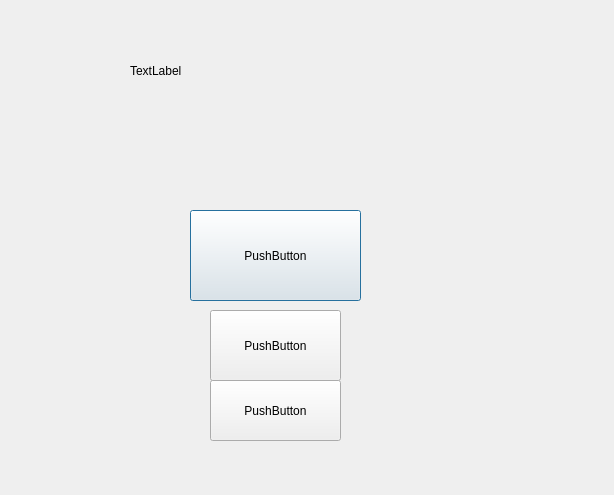
<?xml version="1.0" encoding="UTF-8"?>
<ui version="4.0">
 <class>levels</class>
 <widget class="QDialog" name="levels">
  <property name="geometry">
   <rect>
    <x>0</x>
    <y>0</y>
    <width>614</width>
    <height>495</height>
   </rect>
  </property>
  <property name="windowTitle">
   <string>Dialog</string>
  </property>
  <widget class="QPushButton" name="pushButton">
   <property name="geometry">
    <rect>
     <x>190</x>
     <y>210</y>
     <width>171</width>
     <height>91</height>
    </rect>
   </property>
   <property name="text">
    <string>PushButton</string>
   </property>
  </widget>
  <widget class="QLabel" name="label">
   <property name="geometry">
    <rect>
     <x>130</x>
     <y>20</y>
     <width>321</width>
     <height>101</height>
    </rect>
   </property>
   <property name="text">
    <string>TextLabel</string>
   </property>
  </widget>
  <widget class="QPushButton" name="pushButton_2">
   <property name="geometry">
    <rect>
     <x>210</x>
     <y>310</y>
     <width>131</width>
     <height>71</height>
    </rect>
   </property>
   <property name="text">
    <string>PushButton</string>
   </property>
  </widget>
  <widget class="QPushButton" name="pushButton_3">
   <property name="geometry">
    <rect>
     <x>210</x>
     <y>380</y>
     <width>131</width>
     <height>61</height>
    </rect>
   </property>
   <property name="text">
    <string>PushButton</string>
   </property>
  </widget>
 </widget>
 <resources/>
 <connections/>
</ui>
